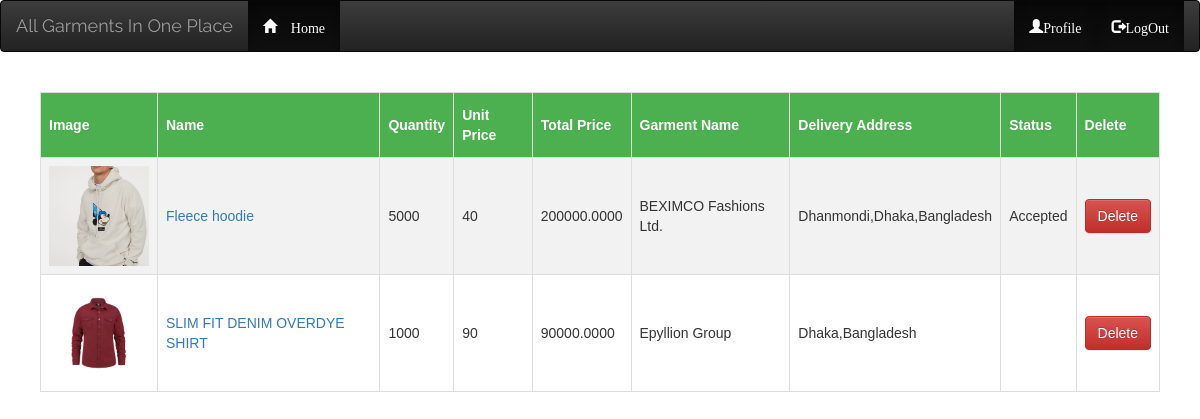
The app's page /order.php (signed in) with its own data.
### tables this page shows
CREATE TABLE `order_info` (
  `order_id` int(64) NOT NULL,
  `product_id` int(64) DEFAULT NULL,
  `quantity` int(64) DEFAULT NULL,
  `total_price` double(64,4) DEFAULT NULL,
  `address` text NOT NULL,
  `buyer_email` varchar(250) NOT NULL,
  `status` varchar(50) NOT NULL
);

CREATE TABLE `product_info` (
  `p_id` int(11) NOT NULL,
  `name` varchar(255) NOT NULL,
  `description` text NOT NULL,
  `image` varchar(500) NOT NULL,
  `price` double NOT NULL,
  `colour` text NOT NULL,
  `size` text NOT NULL,
  `min_order` int(50) NOT NULL,
  `gname` varchar(255) NOT NULL,
  `email` varchar(255) NOT NULL
);

### order.php (the view, shortened to what this page needs)
<!DOCTYPE html>
<html>
<head>
	<link rel="stylesheet" href="./css/style.css">
    <link rel="stylesheet" href="./css/main.css">
    <link rel="stylesheet" href="https://stackpath.bootstrapcdn.com/bootstrap/3.4.1/css/bootstrap.min.css">
    <link rel="stylesheet" href="https://stackpath.bootstrapcdn.com/bootstrap/3.4.1/css/bootstrap-theme.min.css">
</head>
<body>
	<?php include './header.php';
	$email=$_SESSION['email'];?>
   <div>
     <nav class="navbar navbar-inverse" >
         <div class="container-fluid">
           <div class="navbar-header" >
             <a class="navbar-brand" href="./index.php">All Garments In One Place</a>
           </div>
           <div class="collapse navbar-collapse" id="bs-example-navbar-collapse-1" >
             <ul class="nav navbar-nav navbar-left">
                       <li class="active"><a href="./index.php"><span class="glyphicon glyphicon-home"> Home</a></li>
             </ul>
             <ul class="nav navbar-nav navbar-right">
               <li class="active"><a href="./buyers_profile.php"><span class="glyphicon glyphicon-user">Profile</a></li>
                       <li class="active"><a href="./logout.php"><span class="glyphicon glyphicon-log-out">LogOut</a></li>
               </ul>
           </div>
         </div>
       </nav>
   </div>
   <div class="body" style="margin: 40px">
		<table id="customers">
			<tr>
				<th>Image</th>
				<th>Name</th>
       <th>Quantity</th>
       <th>Unit Price</th>
     	<th>Total Price</th>
       <th>Garment Name</th>
       <th>Delivery Address</th>
       <th>Status </th>
       <th>Delete </th>
			</tr>
			<?php
			$sql="select o.*,p.name,p.image,p.price,p.gname from order_info o inner join product_info p on o.product_id=p.p_id where o.buyer_email='$email'";
			$result = mysqli_query($conn, $sql);
			while($row = mysqli_fetch_array($result)) {
				echo '
				<tr>
	 				<td><img src="./picture/product/'.$row['image'].'" width="100" height="100"/></td>
	 				<td><a href="./productdetails.php?p_id='.$row['product_id'].'">'.$row['name'].'</a></td>
           <td>'.$row['quantity'].'</td>
           <td>'.$row['price'].'</td>
         	<td>'.$row['total_price'].'</td>
	 				<td>'.$row['gname'].'</td>
           <td>'.$row['address'].'</td>
           <td >'.$row['status'].'</td>
           <td><button class="btn btn-danger"  onclick="window.location.href=\'./delete1.php?o_id='.$row['order_id'].'\'">Delete</button>
           </td>
         </tr> ';
			}
		?>
		</table>
	</div>
</body>
</html>

### css/style.css (style rules this page uses)
* { box-sizing: border-box; }
body { margin: 0; font-family: Arial, Helvetica, sans-serif; font-family:Cambria; }

### css/main.css (style rules this page uses)
body { margin: 0; font-size: .9rem; font-weight: 400; line-height: 1.6; color: #212529; text-align: left; background-color: #f5f8fa; }
.navbar-brand , .nav-link, .my-form, .login-form { font-family: Raleway, sans-serif; }

### order.php (style rules this page uses)
#customers { font-family: "Trebuchet MS", Arial, Helvetica, sans-serif; border-collapse: collapse; width: 100%; }
#customers td, #customers th { border: 1px solid #ddd; padding: 8px; }
#customers tr:nth-child(even) { background-color: #f2f2f2; }
#customers th { padding-top: 12px; padding-bottom: 12px; text-align: left; background-color: #4CAF50; color: white; }
img { object-fit: cover; }

### records on screen
order_info: product_info.image (picture), product_info.name "Fleece hoodie", quantity "5000", product_info.price "40", total_price "200000.0000", product_info.gname "BEXIMCO Fashions Ltd.", address "Dhanmondi,Dhaka,Bangladesh", status "Accepted"
order_info: product_info.image (picture), product_info.name "SLIM FIT DENIM OVERDYE SHIRT", quantity "1000", product_info.price "90", total_price "90000.0000", product_info.gname "Epyllion Group", address "Dhaka,Bangladesh"
